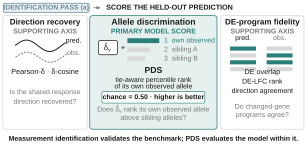

Reproduce this figure in Python.
"""Figure 1e — model scoring after the measurement-identification gate.

The panel makes two levels explicit: single-cell identification establishes an
allele-benchmarkable ground truth in Fig. 1a, whereas PDS is a model score used
inside that validated benchmark. Direction recovery and DE-program fidelity
remain supporting axes; allele discrimination is the primary model endpoint.

Static QA contract: Arial; svg.fonttype: "none"; pdf.fonttype: 42; outputs
.svg, .pdf, .png and .tiff at dpi=600. Final assembled figure target:
width_mm = 183.
"""
from __future__ import annotations

import os
import sys

import numpy as np
from matplotlib.patches import FancyArrowPatch, FancyBboxPatch, Rectangle

sys.path.insert(0, os.path.dirname(os.path.dirname(os.path.abspath(__file__))))
import nm_style as S

from pathlib import Path

HERE = Path(__file__).resolve().parent

W_MM, H_MM = 78.0, 37.0
ID_EDGE = "#688896"
ID_FACE = "#EAF1F4"
PALE_GREY = "#F5F6F7"


def rounded_box(ax, x, y, width, height, *, face="white", edge=S.LIGHT_GREY,
                lw=0.55, radius=0.8, zorder=0):
    patch = FancyBboxPatch(
        (x, y), width, height,
        boxstyle=f"round,pad=0.08,rounding_size={radius}",
        facecolor=face, edgecolor=edge, linewidth=lw, zorder=zorder,
    )
    ax.add_patch(patch)
    return patch


def direction_icon(ax, cx):
    """Observed and predicted profiles share direction, but not allele identity."""
    x = np.linspace(cx - 7.5, cx + 6.1, 70)
    phase = np.linspace(0, 2.3 * np.pi, 70)
    y_pred = 25.4 + 1.45 * np.sin(phase + 0.10)
    y_obs = 22.5 + 1.28 * np.sin(phase)
    ax.plot(x, y_pred, color=S.INK, lw=0.7)
    ax.plot(x, y_obs, color=S.GREY, lw=0.7, ls=(0, (2.0, 1.35)))
    label_box = {"facecolor": "white", "edgecolor": "none", "pad": 0.05,
                 "alpha": 0.94}
    ax.text(cx + 7.25, y_pred[-1], "pred.", fontsize=5.0, ha="center",
            va="center", bbox=label_box)
    ax.text(cx + 7.25, y_obs[-1], "obs.", fontsize=5.0, ha="center",
            va="center", color=S.GREY, bbox=label_box)


def pds_icon(ax, cx):
    """The prediction retrieves its own observed allele above its siblings.

    The whole group sits 1.9 mm further left than it was first drawn. The card
    is 32.2 mm wide and the row must hold the prediction box, the arrow, the
    longest bar and the label "1  own observed"; laid out from the old origin
    that label crossed the card's right border. Shifting the group rebalances
    the two insets to about 2 mm each instead of 4.1 and -0.1.
    """
    rounded_box(ax, cx - 13.9, 23.2, 4.7, 3.5, face="white", edge=S.INK,
                lw=0.5, radius=0.6, zorder=2)
    ax.text(cx - 11.55, 24.95, r"$\hat{\delta}_v$", fontsize=5.5,
            ha="center", va="center", zorder=3)
    ax.add_patch(
        FancyArrowPatch(
            (cx - 8.8, 24.95), (cx - 6.4, 24.95), arrowstyle="-|>",
            mutation_scale=4.5, lw=0.5, color=S.GREY,
        )
    )
    rows = [
        (26.7, 8.1, S.RESOLUTION, "1  own observed"),
        (24.4, 5.8, S.LIGHT_GREY, "2  sibling A"),
        (22.1, 4.5, S.LIGHT_GREY, "3  sibling B"),
    ]
    for y, width, colour, label in rows:
        ax.add_patch(Rectangle((cx - 6.6, y - 0.62), width, 1.24,
                               facecolor=colour, edgecolor="none", zorder=1))
        ax.text(cx + 2.7, y, label, fontsize=5.0,
                color=S.RESOLUTION if colour == S.RESOLUTION else S.GREY,
                ha="left", va="center")


def de_icon(ax, cx):
    """Predicted and observed changed-gene lists share a response program."""
    for x0, label, colour in [(cx - 8.2, "pred.", S.INK),
                              (cx + 1.1, "obs.", S.GREY)]:
        ax.text(x0 + 3.3, 26.5, label, fontsize=5.0, color=colour,
                ha="center", va="bottom")
        for i in range(4):
            y = 24.7 - i * 1.75
            shared = (x0 < cx and i in (0, 2)) or (x0 > cx and i in (1, 2))
            ax.add_patch(
                Rectangle(
                    (x0, y - 0.52), 6.6, 1.04,
                    facecolor=S.RESOLUTION if shared else S.LIGHT_GREY,
                    edgecolor="none",
                )
            )


def main() -> None:
    S.apply_rcparams()
    fig, ax = S.panel(W_MM, H_MM)
    fig.subplots_adjust(left=0, right=1, bottom=0, top=1)
    ax.set_xlim(0, W_MM)
    ax.set_ylim(0, H_MM)
    ax.set_aspect("equal")
    ax.axis("off")
    ax.add_patch(Rectangle((0, 0), W_MM, H_MM, facecolor="white",
                           edgecolor="none", zorder=-10))

    # Explicit hand-off from Fig. 1a: identification validates the target;
    # the three cards below score the model prediction, not the measurement.
    rounded_box(ax, 0.9, 34.0, 21.7, 2.15, face=ID_FACE, edge=ID_EDGE,
                lw=0.55, radius=0.5)
    ax.text(11.75, 35.08, "IDENTIFICATION PASS (a)", fontsize=5.0,
            color=ID_EDGE, fontweight="bold", ha="center", va="center")
    ax.add_patch(
        FancyArrowPatch(
            (23.1, 35.08), (26.2, 35.08), arrowstyle="-|>",
            mutation_scale=4.6, lw=0.55, color=S.GREY,
        )
    )
    ax.text(27.0, 35.08, "SCORE THE HELD-OUT PREDICTION", fontsize=5.15,
            color=S.INK, fontweight="bold", ha="left", va="center")

    card_specs = [
        (0.8, 21.3, "white", S.LIGHT_GREY),
        (22.9, 32.2, S.RESOLUTION_LIGHT, S.RESOLUTION),
        (56.2, 21.0, "white", S.LIGHT_GREY),
    ]
    for x, width, face, edge in card_specs:
        rounded_box(ax, x, 4.25, width, 28.75, face=face, edge=edge,
                    lw=0.55, radius=0.8)

    centers = [11.45, 39.0, 66.7]
    headers = ["Direction recovery", "Allele discrimination", "DE-program fidelity"]
    for i, (cx, header) in enumerate(zip(centers, headers)):
        ax.text(cx, 31.35, header, fontsize=5.8 if i != 1 else 6.2,
                fontweight="bold", color=S.INK, ha="center", va="center")
        ax.text(cx, 29.0, "PRIMARY MODEL SCORE" if i == 1 else "SUPPORTING AXIS",
                fontsize=5.0, fontweight="bold",
                color=S.RESOLUTION if i == 1 else S.GREY,
                ha="center", va="center")

    direction_icon(ax, centers[0])
    pds_icon(ax, centers[1])
    de_icon(ax, centers[2])

    ax.text(centers[0], 18.25, "Pearson-δ · δ-cosine", fontsize=5.25,
            ha="center")
    ax.text(centers[0], 13.1, "Is the shared response", fontsize=5.0,
            color=S.GREY, ha="center")
    ax.text(centers[0], 10.65, "direction recovered?", fontsize=5.0,
            color=S.GREY, ha="center")
    ax.text(centers[1], 18.5, "PDS", fontsize=6.2, color=S.INK,
            fontweight="bold", ha="center")
    ax.text(centers[1], 16.2, "tie-aware percentile rank",
            fontsize=5.0, ha="center")
    ax.text(centers[1], 14.55, "of its own observed allele",
            fontsize=5.0, ha="center")
    rounded_box(ax, 26.0, 10.9, 26.0, 2.75, face="white",
                edge=S.RESOLUTION, lw=0.45, radius=0.42)
    ax.text(centers[1], 12.28, "chance = 0.50 · higher is better", fontsize=5.0,
            color=S.INK, ha="center", va="center", fontweight="bold")
    ax.text(centers[1], 8.65, r"Does $\hat{\delta}_v$ rank its own observed allele",
            fontsize=5.0, color=S.GREY, ha="center")
    ax.text(centers[1], 6.55, "above sibling alleles?", fontsize=5.0,
            color=S.GREY, ha="center")

    ax.text(centers[2], 18.2, "DE overlap", fontsize=5.2, ha="center")
    ax.text(centers[2], 15.8, "DE-LFC rank", fontsize=5.0, ha="center")
    ax.text(centers[2], 13.4, "direction agreement", fontsize=5.0, ha="center")
    ax.text(centers[2], 9.4, "Do changed-gene", fontsize=5.0,
            color=S.GREY, ha="center")
    ax.text(centers[2], 7.3, "programs agree?", fontsize=5.0,
            color=S.GREY, ha="center")

    ax.text(
        W_MM / 2, 1.7,
        "Measurement identification validates the benchmark; PDS evaluates the model within it.",
        fontsize=5.0, color=S.INK, fontweight="bold", ha="center", va="center",
    )

    S.save(fig, HERE / "fig1e_eval_axes", exact=True,
           formats=("pdf", "png", "svg", "tiff"))


if __name__ == "__main__":
    main()
